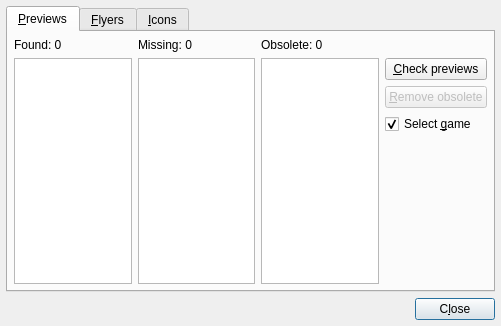
<?xml version="1.0" encoding="UTF-8"?>
<ui version="4.0">
 <author>R. Reucher</author>
 <class>ImageChecker</class>
 <widget class="QDialog" name="ImageChecker">
  <property name="geometry">
   <rect>
    <x>0</x>
    <y>0</y>
    <width>501</width>
    <height>326</height>
   </rect>
  </property>
  <property name="windowTitle">
   <string>Check images</string>
  </property>
  <layout class="QGridLayout">
   <item row="1" column="0">
    <layout class="QHBoxLayout">
     <item>
      <spacer>
       <property name="orientation">
        <enum>Qt::Horizontal</enum>
       </property>
       <property name="sizeHint" stdset="0">
        <size>
         <width>321</width>
         <height>20</height>
        </size>
       </property>
      </spacer>
     </item>
     <item>
      <widget class="QPushButton" name="pushButtonHide">
       <property name="toolTip">
        <string>Close image check dialog</string>
       </property>
       <property name="text">
        <string>C&amp;lose</string>
       </property>
      </widget>
     </item>
    </layout>
   </item>
   <item row="0" column="0">
    <widget class="QTabWidget" name="tabWidgetImageChecker">
     <property name="currentIndex">
      <number>0</number>
     </property>
     <widget class="QWidget" name="tabPreviews">
      <attribute name="icon">
       <iconset resource="qmc2.qrc">
        <normaloff>:/data/img/camera.png</normaloff>:/data/img/camera.png</iconset>
      </attribute>
      <attribute name="title">
       <string>&amp;Previews</string>
      </attribute>
      <layout class="QGridLayout" name="gridLayout_2">
       <item row="0" column="0">
        <layout class="QGridLayout" name="gridLayout_1">
         <item row="0" column="0" rowspan="2">
          <widget class="QLabel" name="labelPreviewsFound">
           <property name="text">
            <string>Found: 0</string>
           </property>
          </widget>
         </item>
         <item row="0" column="1" rowspan="2">
          <widget class="QLabel" name="labelPreviewsMissing">
           <property name="text">
            <string>Missing: 0</string>
           </property>
          </widget>
         </item>
         <item row="0" column="2" rowspan="2" colspan="2">
          <widget class="QLabel" name="labelPreviewsObsolete">
           <property name="sizePolicy">
            <sizepolicy hsizetype="Preferred" vsizetype="Fixed">
             <horstretch>0</horstretch>
             <verstretch>0</verstretch>
            </sizepolicy>
           </property>
           <property name="text">
            <string>Obsolete: 0</string>
           </property>
          </widget>
         </item>
         <item row="2" column="0" rowspan="5">
          <widget class="QListWidget" name="listWidgetPreviewsFound"/>
         </item>
         <item row="2" column="1" rowspan="5">
          <widget class="QListWidget" name="listWidgetPreviewsMissing"/>
         </item>
         <item row="2" column="2" rowspan="5">
          <widget class="QListWidget" name="listWidgetPreviewsObsolete"/>
         </item>
         <item row="6" column="3">
          <spacer>
           <property name="orientation">
            <enum>Qt::Vertical</enum>
           </property>
           <property name="sizeHint" stdset="0">
            <size>
             <width>20</width>
             <height>40</height>
            </size>
           </property>
          </spacer>
         </item>
         <item row="5" column="3">
          <widget class="QCheckBox" name="checkBoxPreviewsSelectGame">
           <property name="toolTip">
            <string>Select game in game list if selected in check lists?</string>
           </property>
           <property name="text">
            <string>Select &amp;game</string>
           </property>
           <property name="checked">
            <bool>true</bool>
           </property>
          </widget>
         </item>
         <item row="4" column="3">
          <widget class="QPushButton" name="pushButtonPreviewsRemoveObsolete">
           <property name="enabled">
            <bool>false</bool>
           </property>
           <property name="toolTip">
            <string>Remove obsolete preview images</string>
           </property>
           <property name="text">
            <string>&amp;Remove obsolete</string>
           </property>
          </widget>
         </item>
         <item row="2" column="3" rowspan="2">
          <widget class="QPushButton" name="pushButtonPreviewsCheck">
           <property name="toolTip">
            <string>Check preview images / stop check</string>
           </property>
           <property name="text">
            <string>&amp;Check previews</string>
           </property>
          </widget>
         </item>
        </layout>
       </item>
      </layout>
     </widget>
     <widget class="QWidget" name="tabFlyers">
      <attribute name="icon">
       <iconset resource="qmc2.qrc">
        <normaloff>:/data/img/thumbnail.png</normaloff>:/data/img/thumbnail.png</iconset>
      </attribute>
      <attribute name="title">
       <string>&amp;Flyers</string>
      </attribute>
      <layout class="QGridLayout" name="gridLayout_4">
       <item row="0" column="0">
        <layout class="QGridLayout" name="gridLayout_3">
         <item row="1" column="0" rowspan="5">
          <widget class="QListWidget" name="listWidgetFlyersFound"/>
         </item>
         <item row="1" column="1" rowspan="5">
          <widget class="QListWidget" name="listWidgetFlyersMissing"/>
         </item>
         <item row="1" column="2" rowspan="5">
          <widget class="QListWidget" name="listWidgetFlyersObsolete"/>
         </item>
         <item row="4" column="3" rowspan="2">
          <spacer>
           <property name="orientation">
            <enum>Qt::Vertical</enum>
           </property>
           <property name="sizeHint" stdset="0">
            <size>
             <width>20</width>
             <height>40</height>
            </size>
           </property>
          </spacer>
         </item>
         <item row="0" column="2" colspan="2">
          <widget class="QLabel" name="labelFlyersObsolete">
           <property name="sizePolicy">
            <sizepolicy hsizetype="Preferred" vsizetype="Fixed">
             <horstretch>0</horstretch>
             <verstretch>0</verstretch>
            </sizepolicy>
           </property>
           <property name="text">
            <string>Obsolete: 0</string>
           </property>
          </widget>
         </item>
         <item row="0" column="1">
          <widget class="QLabel" name="labelFlyersMissing">
           <property name="text">
            <string>Missing: 0</string>
           </property>
          </widget>
         </item>
         <item row="0" column="0">
          <widget class="QLabel" name="labelFlyersFound">
           <property name="text">
            <string>Found: 0</string>
           </property>
          </widget>
         </item>
         <item row="1" column="3">
          <widget class="QPushButton" name="pushButtonFlyersCheck">
           <property name="toolTip">
            <string>Check flyer images / stop check</string>
           </property>
           <property name="text">
            <string>&amp;Check flyers</string>
           </property>
          </widget>
         </item>
         <item row="2" column="3">
          <widget class="QPushButton" name="pushButtonFlyersRemoveObsolete">
           <property name="enabled">
            <bool>false</bool>
           </property>
           <property name="toolTip">
            <string>Remove obsolete flyer images</string>
           </property>
           <property name="text">
            <string>&amp;Remove obsolete</string>
           </property>
          </widget>
         </item>
         <item row="3" column="3">
          <widget class="QCheckBox" name="checkBoxFlyersSelectGame">
           <property name="enabled">
            <bool>true</bool>
           </property>
           <property name="toolTip">
            <string>Select game in game list if selected in check lists?</string>
           </property>
           <property name="text">
            <string>Select &amp;game</string>
           </property>
           <property name="checked">
            <bool>true</bool>
           </property>
          </widget>
         </item>
        </layout>
       </item>
      </layout>
     </widget>
     <widget class="QWidget" name="tabIcons">
      <attribute name="icon">
       <iconset resource="qmc2.qrc">
        <normaloff>:/data/img/icon.png</normaloff>:/data/img/icon.png</iconset>
      </attribute>
      <attribute name="title">
       <string>&amp;Icons</string>
      </attribute>
      <layout class="QGridLayout" name="gridLayout_6">
       <item row="0" column="0">
        <layout class="QGridLayout" name="gridLayout_5">
         <item row="0" column="0">
          <widget class="QLabel" name="labelIconsFound">
           <property name="text">
            <string>Found: 0</string>
           </property>
          </widget>
         </item>
         <item row="0" column="1">
          <widget class="QLabel" name="labelIconsMissing">
           <property name="text">
            <string>Missing: 0</string>
           </property>
          </widget>
         </item>
         <item row="0" column="2" colspan="2">
          <widget class="QLabel" name="labelIconsObsolete">
           <property name="text">
            <string>Obsolete: 0</string>
           </property>
          </widget>
         </item>
         <item row="1" column="0" rowspan="5">
          <widget class="QListWidget" name="listWidgetIconsFound"/>
         </item>
         <item row="1" column="1" rowspan="5">
          <widget class="QListWidget" name="listWidgetIconsMissing"/>
         </item>
         <item row="1" column="2" rowspan="5">
          <widget class="QListWidget" name="listWidgetIconsObsolete"/>
         </item>
         <item row="1" column="3">
          <widget class="QPushButton" name="pushButtonIconsCheck">
           <property name="toolTip">
            <string>Check icon images / stop check</string>
           </property>
           <property name="text">
            <string>&amp;Check icons</string>
           </property>
          </widget>
         </item>
         <item row="2" column="3">
          <widget class="QPushButton" name="pushButtonIconsRemoveObsolete">
           <property name="enabled">
            <bool>false</bool>
           </property>
           <property name="toolTip">
            <string>Remove obsolete icon images</string>
           </property>
           <property name="text">
            <string>&amp;Remove obsolete</string>
           </property>
          </widget>
         </item>
         <item row="3" column="3">
          <widget class="QCheckBox" name="checkBoxIconsSelectGame">
           <property name="toolTip">
            <string>Select game in game list if selected in check lists?</string>
           </property>
           <property name="text">
            <string>Select &amp;game</string>
           </property>
           <property name="checked">
            <bool>true</bool>
           </property>
          </widget>
         </item>
         <item row="4" column="3">
          <widget class="QCheckBox" name="checkBoxIconsClearCache">
           <property name="toolTip">
            <string>Clear cache before checking icons?</string>
           </property>
           <property name="text">
            <string>C&amp;lear cache</string>
           </property>
           <property name="checked">
            <bool>true</bool>
           </property>
          </widget>
         </item>
         <item row="5" column="3">
          <spacer>
           <property name="orientation">
            <enum>Qt::Vertical</enum>
           </property>
           <property name="sizeHint" stdset="0">
            <size>
             <width>20</width>
             <height>51</height>
            </size>
           </property>
          </spacer>
         </item>
        </layout>
       </item>
      </layout>
     </widget>
    </widget>
   </item>
  </layout>
 </widget>
 <layoutdefault spacing="6" margin="6"/>
 <tabstops>
  <tabstop>tabWidgetImageChecker</tabstop>
  <tabstop>listWidgetPreviewsFound</tabstop>
  <tabstop>listWidgetPreviewsMissing</tabstop>
  <tabstop>listWidgetPreviewsObsolete</tabstop>
  <tabstop>pushButtonPreviewsCheck</tabstop>
  <tabstop>pushButtonPreviewsRemoveObsolete</tabstop>
  <tabstop>checkBoxPreviewsSelectGame</tabstop>
  <tabstop>listWidgetFlyersFound</tabstop>
  <tabstop>listWidgetFlyersMissing</tabstop>
  <tabstop>listWidgetFlyersObsolete</tabstop>
  <tabstop>pushButtonFlyersCheck</tabstop>
  <tabstop>pushButtonFlyersRemoveObsolete</tabstop>
  <tabstop>checkBoxFlyersSelectGame</tabstop>
  <tabstop>listWidgetIconsFound</tabstop>
  <tabstop>listWidgetIconsMissing</tabstop>
  <tabstop>listWidgetIconsObsolete</tabstop>
  <tabstop>pushButtonIconsCheck</tabstop>
  <tabstop>pushButtonIconsRemoveObsolete</tabstop>
  <tabstop>checkBoxIconsSelectGame</tabstop>
  <tabstop>checkBoxIconsClearCache</tabstop>
  <tabstop>pushButtonHide</tabstop>
 </tabstops>
 <resources>
  <include location="qmc2.qrc"/>
 </resources>
 <connections>
  <connection>
   <sender>pushButtonHide</sender>
   <signal>clicked()</signal>
   <receiver>ImageChecker</receiver>
   <slot>accept()</slot>
   <hints>
    <hint type="sourcelabel">
     <x>72</x>
     <y>482</y>
    </hint>
    <hint type="destinationlabel">
     <x>132</x>
     <y>317</y>
    </hint>
   </hints>
  </connection>
 </connections>
</ui>
